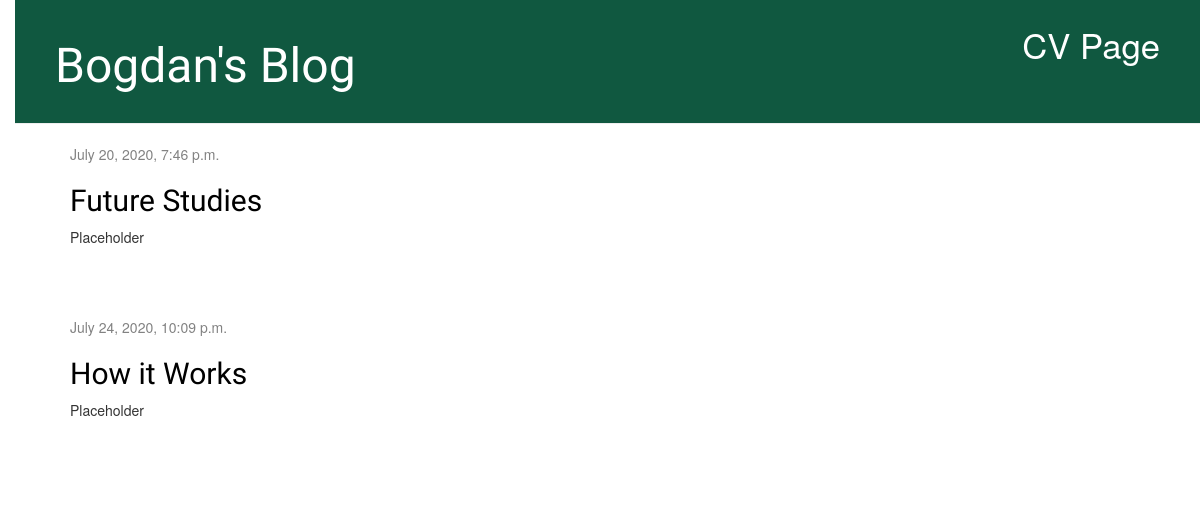
The page / on the database its author committed.
### blog/models.py (models this page shows, shortened)
class Post(models.Model):
    author = models.ForeignKey(settings.AUTH_USER_MODEL, on_delete=models.CASCADE)
    title = models.CharField(max_length=200)
    text = models.TextField()
    created_date = models.DateTimeField(default=timezone.now)
    published_date = models.DateTimeField(blank=True, null=True)

### blog/views.py (the view)
# urls.py: path('', views.post_list, name='post_list'),
def post_list(request):
    posts = Post.objects.filter(published_date__lte=timezone.now()).order_by('published_date')
    return render(request, 'blog/post_list.html', {'posts': posts})

### blog/templates/blog/post_list.html
{% extends 'blog/base.html' %}
{% block content %}
    {% for post in posts %}
        <div class="post">
            <div class="date">
                {{ post.published_date }}
            </div>
            <h2><a href="{% url 'post_detail' pk=post.pk %}">{{ post.title }}</a></h2>
            <p>{{ post.text|linebreaksbr }}</p>
        </div>
    {% endfor %}
{% endblock %}

### blog/static/css/blog2.css (style rules this page uses)
h1 a, h2 a { color: rgb(8, 71, 52); font-family: 'Lobster'; }
body { padding-left: 15px; }
h1, h2, h3, h4 { font-family: 'Lobster', cursive; }
.date { color: #828282; }
.post { margin-bottom: 70px; }
.post h2 a, .post h2 a:visited { color: #000000; }

### rows shown on the page
Post: published_date "July 20, 2020, 7:46 p.m.", title "Future Studies", text "Placeholder"
Post: published_date "July 24, 2020, 10:09 p.m.", title "How it Works", text "Placeholder"
